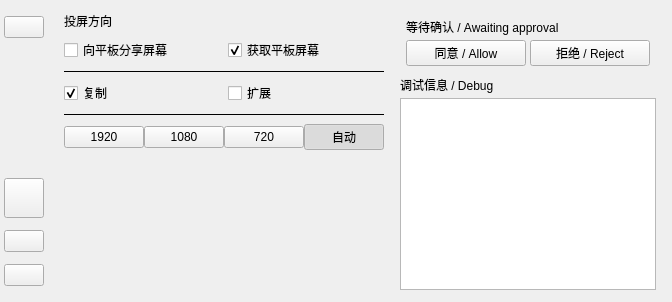
<?xml version='1.0' encoding='utf-8'?>
<ui version="4.0">
 <class>MainWindow</class>
 <widget class="QMainWindow" name="MainWindow">
  <property name="windowTitle">
   <string>Fukaros_ZT</string>
  </property>
  <widget class="QWidget" name="centralwidget">
   <layout class="QHBoxLayout" name="mainLayout" stretch="0,1">
    <property name="leftMargin">
     <number>0</number>
    </property>
    <property name="rightMargin">
     <number>0</number>
    </property>
    <property name="topMargin">
     <number>0</number>
    </property>
    <property name="bottomMargin">
     <number>0</number>
    </property>
    <property name="spacing">
     <number>0</number>
    </property>
    <item>
     <widget class="QFrame" name="sidebar">
      <property name="minimumWidth">
       <number>48</number>
      </property>
      <property name="maximumWidth">
       <number>48</number>
      </property>
      <layout class="QVBoxLayout" name="toolbarLayout">
       <property name="spacing">
        <number>12</number>
       </property>
       <property name="leftMargin">
        <number>4</number>
       </property>
       <property name="rightMargin">
        <number>4</number>
       </property>
       <property name="topMargin">
        <number>16</number>
       </property>
       <property name="bottomMargin">
        <number>16</number>
       </property>
       <item>
        <widget class="QPushButton" name="start">
         <property name="text">
          <string />
         </property>
         <property name="minimumHeight">
          <number>40</number>
         </property>
         <property name="minimumWidth">
          <number>40</number>
         </property>
         <property name="maximumHeight">
          <number>40</number>
         </property>
         <property name="maximumWidth">
          <number>40</number>
         </property>
         <property name="toolTip">
          <string>开始</string>
         </property>
         <property name="accessibleName">
          <string>开始</string>
         </property>
        </widget>
       </item>
       <item>
        <spacer name="toolbarSpacer">
         <property name="orientation">
          <enum>Qt::Vertical</enum>
         </property>
         <property name="sizeHint" stdset="0">
          <size>
           <width>20</width>
           <height>40</height>
          </size>
         </property>
        </spacer>
       </item>
       <item>
        <widget class="QPushButton" name="collapse">
         <property name="minimumSize"><size><width>40</width><height>40</height></size></property>
         <property name="maximumSize"><size><width>40</width><height>40</height></size></property>
         <property name="text"><string /></property>
         <property name="toolTip"><string>收起投屏方向和调试信息</string></property>
         <property name="accessibleName"><string>收起投屏方向和调试信息</string></property>
         <property name="checkable"><bool>true</bool></property>
        </widget>
       </item>
       <item>
        <widget class="QPushButton" name="settings">
         <property name="text">
          <string />
         </property>
         <property name="minimumHeight">
          <number>40</number>
         </property>
         <property name="minimumWidth">
          <number>40</number>
         </property>
         <property name="maximumHeight">
          <number>40</number>
         </property>
         <property name="maximumWidth">
          <number>40</number>
         </property>
         <property name="toolTip">
          <string>设置</string>
         </property>
         <property name="accessibleName">
          <string>设置</string>
         </property>
        </widget>
       </item>
       <item>
        <widget class="QPushButton" name="maximize">
         <property name="text">
          <string />
         </property>
         <property name="minimumHeight">
          <number>40</number>
         </property>
         <property name="minimumWidth">
          <number>40</number>
         </property>
         <property name="maximumHeight">
          <number>40</number>
         </property>
         <property name="maximumWidth">
          <number>40</number>
         </property>
         <property name="toolTip">
          <string>放大</string>
         </property>
         <property name="accessibleName">
          <string>放大</string>
         </property>
        </widget>
       </item>
      </layout>
     </widget>
    </item>
    <item>
     <widget class="QWidget" name="contentPanel">
      <layout class="QVBoxLayout" name="contentLayout" stretch="1,0">
       <property name="leftMargin">
        <number>0</number>
       </property>
       <property name="rightMargin">
        <number>0</number>
       </property>
       <property name="topMargin">
        <number>0</number>
       </property>
       <property name="bottomMargin">
        <number>0</number>
       </property>
       <property name="spacing">
        <number>0</number>
       </property>
       <item>
        <widget class="QFrame" name="viewPanel">
         <layout class="QVBoxLayout" name="viewLayout">
          <property name="leftMargin">
           <number>0</number>
          </property>
          <property name="rightMargin">
           <number>0</number>
          </property>
          <property name="topMargin">
           <number>0</number>
          </property>
          <property name="bottomMargin">
           <number>0</number>
          </property>
          <property name="spacing">
           <number>0</number>
          </property>
         </layout>
        </widget>
       </item>
       <item>
        <widget class="QWidget" name="bottomPanel">
         <property name="minimumHeight">
          <number>142</number>
         </property>
         <property name="maximumHeight">
          <number>220</number>
         </property>
         <layout class="QHBoxLayout" name="bottomLayout" stretch="4,6">
          <property name="spacing">
           <number>16</number>
          </property>
          <property name="leftMargin">
           <number>16</number>
          </property>
          <property name="rightMargin">
           <number>16</number>
          </property>
          <property name="topMargin">
           <number>12</number>
          </property>
          <property name="bottomMargin">
           <number>12</number>
          </property>
          <item>
           <widget class="QWidget" name="directionPanel">
            <layout class="QVBoxLayout" name="directionLayout">
             <property name="spacing">
              <number>8</number>
             </property>
             <property name="leftMargin">
              <number>0</number>
             </property>
             <property name="rightMargin">
              <number>0</number>
             </property>
             <property name="topMargin">
              <number>0</number>
             </property>
             <property name="bottomMargin">
              <number>0</number>
             </property>
             <item>
              <widget class="QLabel" name="directionTitle">
               <property name="text">
                <string>投屏方向</string>
               </property>
               <property name="wordWrap">
                <bool>true</bool>
               </property>
              </widget>
             </item>
             <item>
              <layout class="QHBoxLayout" name="directionChoices">
               <item>
                <widget class="QCheckBox" name="share">
                 <property name="text">
                  <string>向平板分享屏幕</string>
                 </property>
                </widget>
               </item>
               <item>
                <widget class="QCheckBox" name="receive">
                 <property name="text">
                  <string>获取平板屏幕</string>
                 </property>
                 <property name="checked">
                  <bool>true</bool>
                 </property>
                </widget>
               </item>
              </layout>
             </item>
             <item>
              <widget class="QWidget" name="modePanel">
               <layout class="QVBoxLayout" name="modeLayout">
                <property name="leftMargin">
                 <number>0</number>
                </property>
                <property name="rightMargin">
                 <number>0</number>
                </property>
                <property name="topMargin">
                 <number>0</number>
                </property>
                <property name="bottomMargin">
                 <number>0</number>
                </property>
                <item>
                 <widget class="QFrame" name="modeSeparator">
                  <property name="frameShape">
                   <enum>QFrame::HLine</enum>
                  </property>
                  <property name="frameShadow">
                   <enum>QFrame::Plain</enum>
                  </property>
                 </widget>
                </item>
                <item>
                 <layout class="QHBoxLayout" name="modeChoices">
                  <item>
                   <widget class="QCheckBox" name="duplicate">
                    <property name="text">
                     <string>复制</string>
                    </property>
                    <property name="checked">
                     <bool>true</bool>
                    </property>
                   </widget>
                  </item>
                  <item>
                   <widget class="QCheckBox" name="extend">
                    <property name="text">
                     <string>扩展</string>
                    </property>
                   </widget>
                  </item>
                 </layout>
                </item>
                <property name="spacing">
                 <number>8</number>
                </property>
               </layout>
              </widget>
             </item>
             <item>
              <widget class="QFrame" name="resolutionSeparator">
               <property name="frameShape">
                <enum>QFrame::HLine</enum>
               </property>
               <property name="frameShadow">
                <enum>QFrame::Plain</enum>
               </property>
              </widget>
             </item>
             <item>
              <widget class="QWidget" name="resolutionPanel">
               <layout class="QVBoxLayout" name="resolutionLayout">
                <property name="leftMargin">
                 <number>0</number>
                </property>
                <property name="rightMargin">
                 <number>0</number>
                </property>
                <property name="topMargin">
                 <number>0</number>
                </property>
                <property name="bottomMargin">
                 <number>0</number>
                </property>
                <property name="spacing">
                 <number>0</number>
                </property>
                <item>
                 <layout class="QHBoxLayout" name="resolutionChoices">
                  <item>
                   <widget class="QPushButton" name="resolution1920">
                    <property name="text">
                     <string>1920</string>
                    </property>
                    <property name="checkable">
                     <bool>true</bool>
                    </property>
                    <property name="checked">
                     <bool>false</bool>
                    </property>
                    <property name="toolTip">
                     <string>最长边像素数，保持比例；自动优先 60 FPS</string>
                    </property>
                   </widget>
                  </item>
                  <item>
                   <widget class="QPushButton" name="resolution1080">
                    <property name="text">
                     <string>1080</string>
                    </property>
                    <property name="checkable">
                     <bool>true</bool>
                    </property>
                    <property name="checked">
                     <bool>false</bool>
                    </property>
                    <property name="toolTip">
                     <string>最长边像素数，保持比例；自动优先 60 FPS</string>
                    </property>
                   </widget>
                  </item>
                  <item>
                   <widget class="QPushButton" name="resolution720">
                    <property name="text">
                     <string>720</string>
                    </property>
                    <property name="checkable">
                     <bool>true</bool>
                    </property>
                    <property name="checked">
                     <bool>false</bool>
                    </property>
                    <property name="toolTip">
                     <string>最长边像素数，保持比例；自动优先 60 FPS</string>
                    </property>
                   </widget>
                  </item>
                  <item>
                   <widget class="QPushButton" name="resolution0">
                    <property name="text">
                     <string>自动</string>
                    </property>
                    <property name="checkable">
                     <bool>true</bool>
                    </property>
                    <property name="checked">
                     <bool>true</bool>
                    </property>
                    <property name="toolTip">
                     <string>最长边像素数，保持比例；自动优先 60 FPS</string>
                    </property>
                   </widget>
                  </item>
                 </layout>
                </item>
               </layout>
              </widget>
             </item>
             <item>
              <spacer name="directionSpacer">
               <property name="orientation">
                <enum>Qt::Vertical</enum>
               </property>
               <property name="sizeHint" stdset="0">
                <size>
                 <width>20</width>
                 <height>0</height>
                </size>
               </property>
              </spacer>
             </item>
            </layout>
           </widget>
          </item>
          <item>
           <widget class="QWidget" name="debugPanel">
            <layout class="QVBoxLayout" name="debugLayout">
             <property name="spacing">
              <number>4</number>
             </property>
             <item>
              <widget class="QFrame" name="consentPanel">
               <property name="visible">
                <bool>false</bool>
               </property>
               <layout class="QVBoxLayout" name="consentLayout">
                <property name="spacing">
                 <number>4</number>
                </property>
                <property name="leftMargin">
                 <number>6</number>
                </property>
                <property name="rightMargin">
                 <number>6</number>
                </property>
                <property name="topMargin">
                 <number>6</number>
                </property>
                <property name="bottomMargin">
                 <number>6</number>
                </property>
                <item>
                 <widget class="QLabel" name="consentMessage">
                  <property name="wordWrap">
                   <bool>true</bool>
                  </property>
                  <property name="text">
                   <string>等待确认 / Awaiting approval</string>
                  </property>
                 </widget>
                </item>
                <item>
                 <layout class="QHBoxLayout" name="consentChoices">
                  <item>
                   <widget class="QPushButton" name="consentAccept">
                    <property name="text">
                     <string>同意 / Allow</string>
                    </property>
                   </widget>
                  </item>
                  <item>
                   <widget class="QPushButton" name="consentReject">
                    <property name="text">
                     <string>拒绝 / Reject</string>
                    </property>
                   </widget>
                  </item>
                 </layout>
                </item>
               </layout>
              </widget>
             </item>
             <property name="leftMargin">
              <number>0</number>
             </property>
             <property name="rightMargin">
              <number>0</number>
             </property>
             <property name="topMargin">
              <number>0</number>
             </property>
             <property name="bottomMargin">
              <number>0</number>
             </property>
             <item>
              <widget class="QLabel" name="debugTitle">
               <property name="text">
                <string>调试信息 / Debug</string>
               </property>
               <property name="wordWrap">
                <bool>true</bool>
               </property>
              </widget>
             </item>
             <item>
              <widget class="QPlainTextEdit" name="log">
               <property name="readOnly">
                <bool>true</bool>
               </property>
               <property name="maximumBlockCount">
                <number>400</number>
               </property>
               <property name="horizontalScrollBarPolicy">
                <enum>Qt::ScrollBarAlwaysOff</enum>
               </property>
               <property name="lineWrapMode">
                <enum>QPlainTextEdit::WidgetWidth</enum>
               </property>
              </widget>
             </item>
            </layout>
           </widget>
          </item>
         </layout>
        </widget>
       </item>
      </layout>
     </widget>
    </item>
   </layout>
  </widget>
  <property name="windowIcon">
   <iconset resource="resources.qrc">
    <normaloff>:/icons/app.png</normaloff>
   </iconset>
  </property>
 </widget>
 <resources>
  <include location="resources.qrc" />
 </resources>
 <connections />
 <customwidgets>
  <customwidget>
   <class>FurinaComboBox</class>
   <extends>QComboBox</extends>
   <header>interface_support.h</header>
  </customwidget>
 </customwidgets>
</ui>
